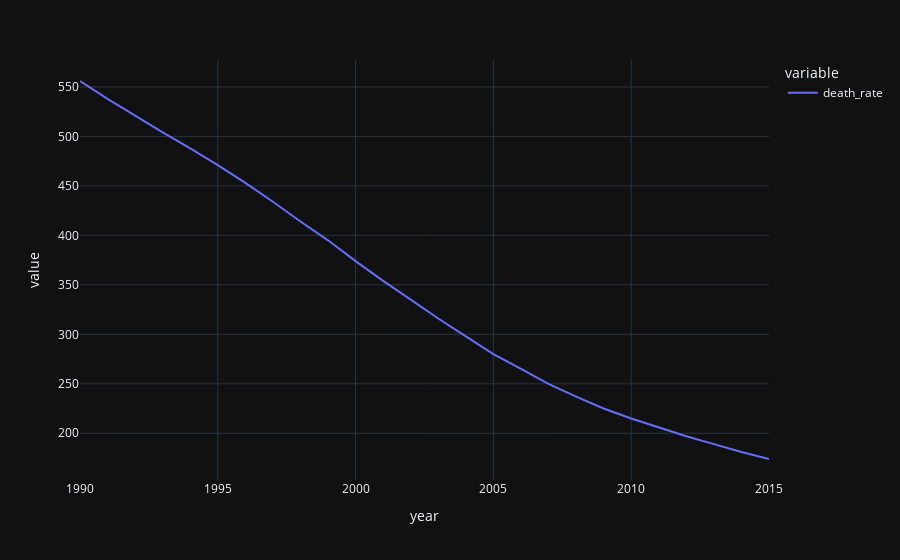

The code cell stored with this chart in its notebook:
### Code cell
# plot the data and MA
import plotly.express as px
fig = px.line(data, x="year", y=["death_rate"], template = 'plotly_dark')
fig.show()

### Figure 1 — Plotly figure (JSON) as saved in the notebook; plotly's stock layout.template omitted (floating-point values rounded to 4 significant figures)
{"data": [{"hovertemplate": "variable=death_rate<br>year=%{x}<br>value=%{y}<extra></extra>", "legendgroup": "death_rate", "line": {"color": "#636efa", "dash": "solid"}, "marker": {"symbol": "circle"}, "mode": "lines", "name": "death_rate", "orientation": "v", "showlegend": true, "type": "scatter", "x": [1990, 1991, 1992, 1993, 1994, 1995, 1996, 1997, 1998, 1999, 2000, 2001, 2002, 2003, 2004, 2005, 2006, 2007, 2008, 2009, 2010, 2011, 2012, 2013, 2014, 2015], "xaxis": "x", "y": [556, 538, 521, 504, 488, 471, 453, 434, 414, 395, 374, 354, 335, 316, 298, 280, 265, 250, 237, 225, 215, 206, 197, 189, 181, 174], "yaxis": "y"}], "layout": {"autosize": true, "legend": {"title": {"text": "variable"}, "tracegroupgap": 0}, "margin": {"t": 60}, "xaxis": {"anchor": "y", "autorange": true, "domain": [0, 1], "range": [1990, 2015], "title": {"text": "year"}, "type": "linear"}, "yaxis": {"anchor": "x", "autorange": true, "domain": [0, 1], "range": [152.8, 577.2], "title": {"text": "value"}, "type": "linear"}}}
